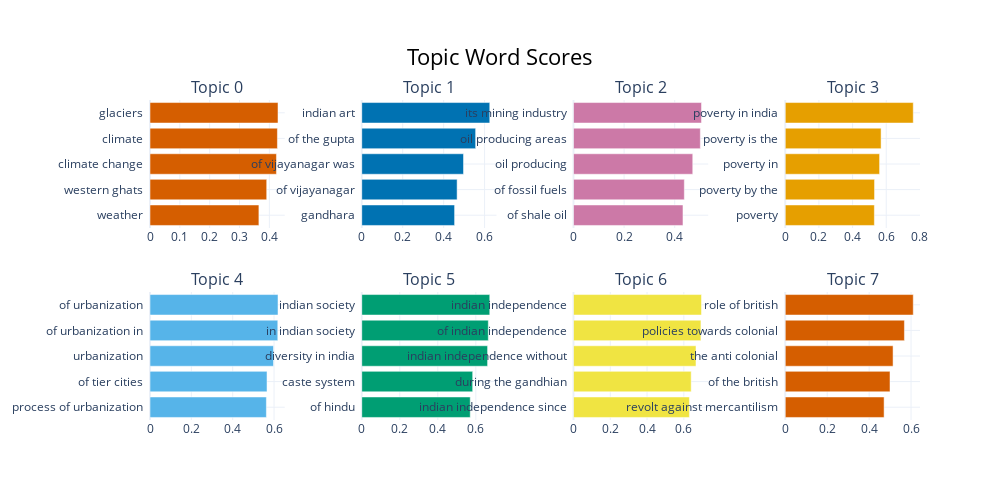

Here is the notebook cell this chart was saved with:
### Code cell
model.visualize_barchart()

### Figure 1 — Plotly figure (JSON) as saved in the notebook; plotly's stock layout.template omitted (floating-point values rounded to 4 significant figures)
{"data": [{"marker": {"color": "#D55E00"}, "orientation": "h", "type": "bar", "x": [0.3649, 0.3911, 0.4238, 0.427, 0.429], "xaxis": "x", "y": ["weather  ", "western ghats  ", "climate change  ", "climate  ", "glaciers  "], "yaxis": "y"}, {"marker": {"color": "#0072B2"}, "orientation": "h", "type": "bar", "x": [0.4534, 0.4658, 0.497, 0.5563, 0.6252], "xaxis": "x2", "y": ["gandhara  ", "of vijayanagar  ", "of vijayanagar was  ", "of the gupta  ", "indian art  "], "yaxis": "y2"}, {"marker": {"color": "#CC79A7"}, "orientation": "h", "type": "bar", "x": [0.4326, 0.438, 0.4712, 0.5012, 0.5059], "xaxis": "x3", "y": ["of shale oil  ", "of fossil fuels  ", "oil producing  ", "oil producing areas  ", "its mining industry  "], "yaxis": "y3"}, {"marker": {"color": "#E69F00"}, "orientation": "h", "type": "bar", "x": [0.5295, 0.5305, 0.5604, 0.5694, 0.7606], "xaxis": "x4", "y": ["poverty  ", "poverty by the  ", "poverty in  ", "poverty is the  ", "poverty in india  "], "yaxis": "y4"}, {"marker": {"color": "#56B4E9"}, "orientation": "h", "type": "bar", "x": [0.5629, 0.566, 0.5973, 0.6181, 0.6191], "xaxis": "x5", "y": ["process of urbanization  ", "of tier cities  ", "urbanization  ", "of urbanization in  ", "of urbanization  "], "yaxis": "y5"}, {"marker": {"color": "#009E73"}, "orientation": "h", "type": "bar", "x": [0.5706, 0.5834, 0.6618, 0.6656, 0.6732], "xaxis": "x6", "y": ["of hindu  ", "caste system  ", "diversity in india  ", "in indian society  ", "indian society  "], "yaxis": "y6"}, {"marker": {"color": "#F0E442"}, "orientation": "h", "type": "bar", "x": [0.6302, 0.6399, 0.666, 0.6929, 0.6961], "xaxis": "x7", "y": ["indian independence since  ", "during the gandhian  ", "indian independence without  ", "of indian independence  ", "indian independence  "], "yaxis": "y7"}, {"marker": {"color": "#D55E00"}, "orientation": "h", "type": "bar", "x": [0.4714, 0.4996, 0.5142, 0.5683, 0.6105], "xaxis": "x8", "y": ["revolt against mercantilism  ", "of the british  ", "the anti colonial  ", "policies towards colonial  ", "role of british  "], "yaxis": "y8"}], "layout": {"annotations": [{"font": {"size": 16}, "showarrow": false, "text": "Topic 0", "x": 0.0875, "xanchor": "center", "xref": "paper", "y": 1, "yanchor": "bottom", "yref": "paper"}, {"font": {"size": 16}, "showarrow": false, "text": "Topic 1", "x": 0.3625, "xanchor": "center", "xref": "paper", "y": 1, "yanchor": "bottom", "yref": "paper"}, {"font": {"size": 16}, "showarrow": false, "text": "Topic 2", "x": 0.6375, "xanchor": "center", "xref": "paper", "y": 1, "yanchor": "bottom", "yref": "paper"}, {"font": {"size": 16}, "showarrow": false, "text": "Topic 3", "x": 0.9125, "xanchor": "center", "xref": "paper", "y": 1, "yanchor": "bottom", "yref": "paper"}, {"font": {"size": 16}, "showarrow": false, "text": "Topic 4", "x": 0.0875, "xanchor": "center", "xref": "paper", "y": 0.4, "yanchor": "bottom", "yref": "paper"}, {"font": {"size": 16}, "showarrow": false, "text": "Topic 5", "x": 0.3625, "xanchor": "center", "xref": "paper", "y": 0.4, "yanchor": "bottom", "yref": "paper"}, {"font": {"size": 16}, "showarrow": false, "text": "Topic 6", "x": 0.6375, "xanchor": "center", "xref": "paper", "y": 0.4, "yanchor": "bottom", "yref": "paper"}, {"font": {"size": 16}, "showarrow": false, "text": "Topic 7", "x": 0.9125, "xanchor": "center", "xref": "paper", "y": 0.4, "yanchor": "bottom", "yref": "paper"}], "height": 500, "hoverlabel": {"bgcolor": "white", "font": {"family": "Rockwell", "size": 16}}, "showlegend": false, "title": {"font": {"color": "Black", "size": 22}, "text": "Topic Word Scores", "x": 0.5, "xanchor": "center", "yanchor": "top"}, "width": 1000, "xaxis": {"anchor": "y", "domain": [0, 0.175], "showgrid": true}, "xaxis2": {"anchor": "y2", "domain": [0.275, 0.45], "showgrid": true}, "xaxis3": {"anchor": "y3", "domain": [0.55, 0.725], "showgrid": true}, "xaxis4": {"anchor": "y4", "domain": [0.825, 1], "showgrid": true}, "xaxis5": {"anchor": "y5", "domain": [0, 0.175], "showgrid": true}, "xaxis6": {"anchor": "y6", "domain": [0.275, 0.45], "showgrid": true}, "xaxis7": {"anchor": "y7", "domain": [0.55, 0.725], "showgrid": true}, "xaxis8": {"anchor": "y8", "domain": [0.825, 1], "showgrid": true}, "yaxis": {"anchor": "x", "domain": [0.6, 1], "showgrid": true}, "yaxis2": {"anchor": "x2", "domain": [0.6, 1], "showgrid": true}, "yaxis3": {"anchor": "x3", "domain": [0.6, 1], "showgrid": true}, "yaxis4": {"anchor": "x4", "domain": [0.6, 1], "showgrid": true}, "yaxis5": {"anchor": "x5", "domain": [0, 0.4], "showgrid": true}, "yaxis6": {"anchor": "x6", "domain": [0, 0.4], "showgrid": true}, "yaxis7": {"anchor": "x7", "domain": [0, 0.4], "showgrid": true}, "yaxis8": {"anchor": "x8", "domain": [0, 0.4], "showgrid": true}}}
